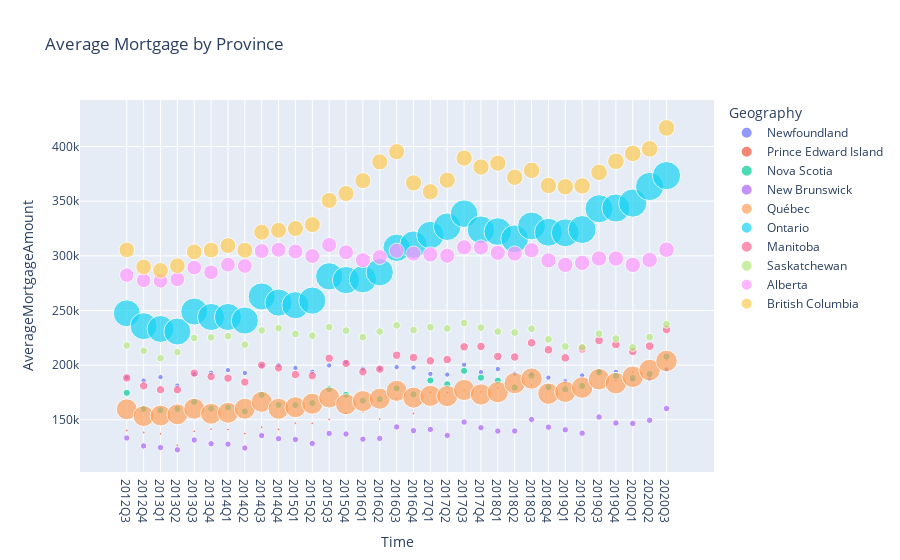

The notebook cell saved with this chart:
### Code cell
px.scatter(data_frame=data_pop_del_mort_df,
          y = "AverageMortgageAmount",
          x = "Time",
          size= "PopulationSize",
          color= "Geography", 
          hover_name="Time",
          title="Average Mortgage by Province")
